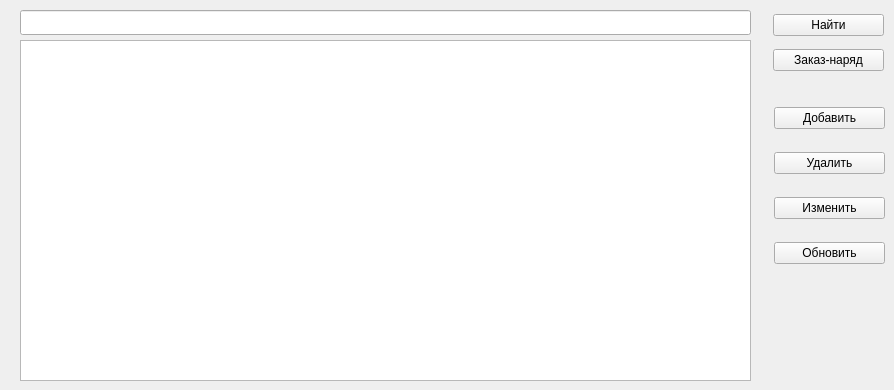
      <widget class="QWidget" name="remont_tab">
       <attribute name="title">
        <string>Ремонт ТС</string>
       </attribute>
       <widget class="QTableView" name="remont_tc">
        <property name="geometry">
         <rect>
          <x>20</x>
          <y>40</y>
          <width>731</width>
          <height>341</height>
         </rect>
        </property>
        <property name="sizePolicy">
         <sizepolicy hsizetype="Preferred" vsizetype="Preferred">
          <horstretch>0</horstretch>
          <verstretch>0</verstretch>
         </sizepolicy>
        </property>
       </widget>
       <widget class="QLineEdit" name="search_query_remont">
        <property name="enabled">
         <bool>true</bool>
        </property>
        <property name="geometry">
         <rect>
          <x>20</x>
          <y>10</y>
          <width>731</width>
          <height>25</height>
         </rect>
        </property>
        <property name="sizePolicy">
         <sizepolicy hsizetype="Maximum" vsizetype="Fixed">
          <horstretch>0</horstretch>
          <verstretch>0</verstretch>
         </sizepolicy>
        </property>
        <property name="maximumSize">
         <size>
          <width>1000</width>
          <height>16777215</height>
         </size>
        </property>
       </widget>
       <widget class="QLabel" name="search_icon_remont">
        <property name="geometry">
         <rect>
          <x>24</x>
          <y>14</y>
          <width>16</width>
          <height>16</height>
         </rect>
        </property>
        <property name="text">
         <string/>
        </property>
       </widget>
       <widget class="QWidget" name="layoutWidget">
        <property name="geometry">
         <rect>
          <x>773</x>
          <y>7</y>
          <width>111</width>
          <height>71</height>
         </rect>
        </property>
        <layout class="QVBoxLayout" name="verticalLayout_6">
         <item>
          <widget class="QPushButton" name="btnSearch_remont">
           <property name="sizePolicy">
            <sizepolicy hsizetype="Minimum" vsizetype="Fixed">
             <horstretch>0</horstretch>
             <verstretch>0</verstretch>
            </sizepolicy>
           </property>
           <property name="text">
            <string>Найти</string>
           </property>
          </widget>
         </item>
         <item>
          <widget class="QPushButton" name="zakazNaryad">
           <property name="text">
            <string>Заказ-наряд</string>
           </property>
          </widget>
         </item>
        </layout>
       </widget>
       <widget class="QWidget" name="layoutWidget">
        <property name="geometry">
         <rect>
          <x>774</x>
          <y>90</y>
          <width>111</width>
          <height>191</height>
         </rect>
        </property>
        <layout class="QVBoxLayout" name="verticalLayout_7">
         <item>
          <widget class="QPushButton" name="btnAddOrderForRepair">
           <property name="sizePolicy">
            <sizepolicy hsizetype="Minimum" vsizetype="Fixed">
             <horstretch>0</horstretch>
             <verstretch>0</verstretch>
            </sizepolicy>
           </property>
           <property name="text">
            <string>Добавить</string>
           </property>
          </widget>
         </item>
         <item>
          <widget class="QPushButton" name="btnDeleteRemont_TC">
           <property name="text">
            <string>Удалить</string>
           </property>
          </widget>
         </item>
         <item>
          <widget class="QPushButton" name="btnChangeRemont_TC">
           <property name="text">
            <string>Изменить</string>
           </property>
          </widget>
         </item>
         <item>
          <widget class="QPushButton" name="btnRefreshRemontTc">
           <property name="text">
            <string>Обновить</string>
           </property>
          </widget>
         </item>
        </layout>
       </widget>
       <widget class="QLabel" name="searchIconRemont">
        <property name="geometry">
         <rect>
          <x>26</x>
          <y>15</y>
          <width>15</width>
          <height>15</height>
         </rect>
        </property>
        <property name="text">
         <string/>
        </property>
       </widget>
      </widget>
